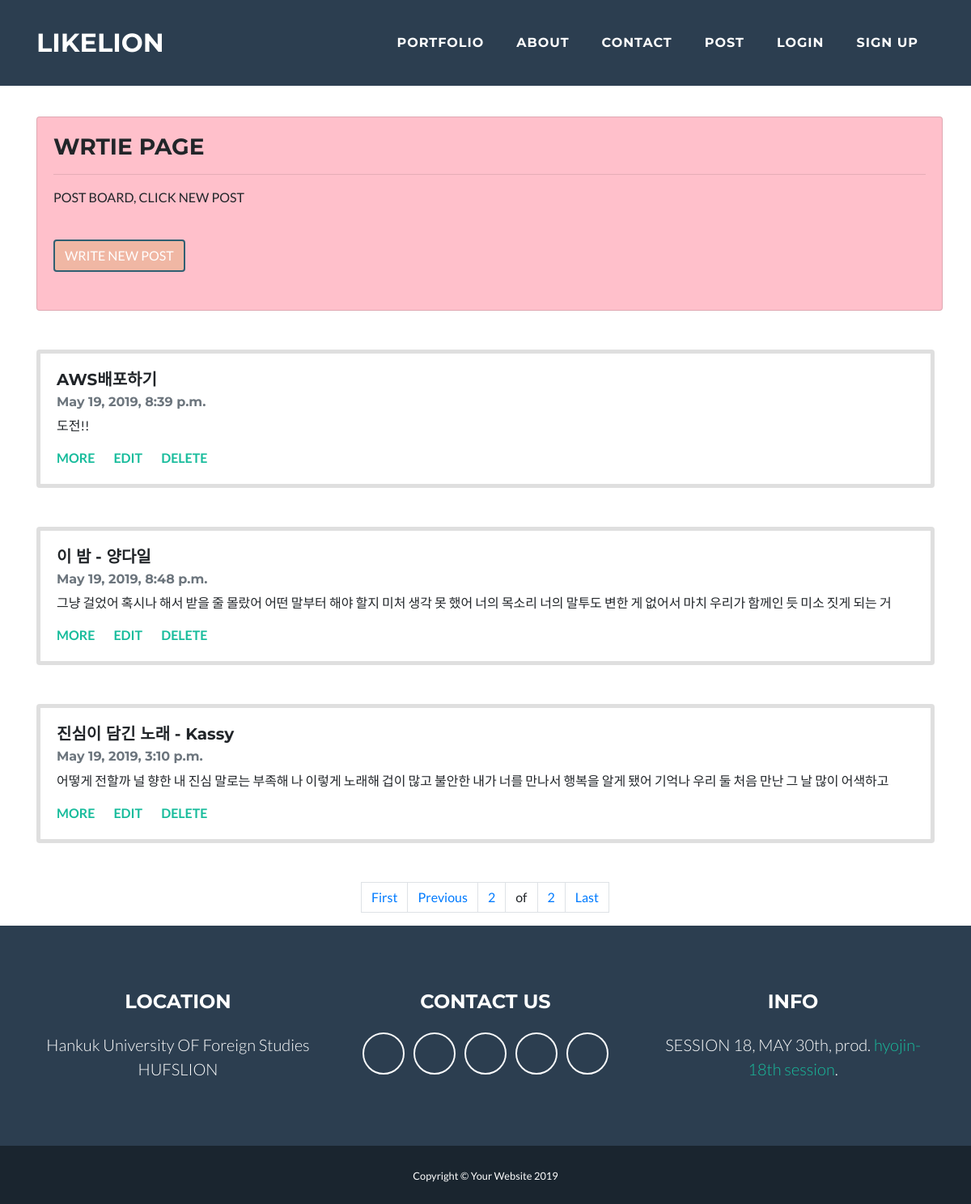
Screenshot of /?page=2 with the database file from the repository.
### blogapp/models.py (models this page shows, shortened)
class Blog(models.Model):
    title = models.CharField(max_length=200)
    pub_date = models.DateTimeField('data published')
    body = models.TextField()
    def summary(self):
        return self.body[:100]

### blogapp/views.py (the view)
# urls.py: path('', blogapp.views.home, name="home"),
def home(request):
    blogs = Blog.objects #쿼리셋
    blog_list = Blog.objects.all()
    paginator = Paginator(blog_list, 5)
    page = request.GET.get('page')
    posts = paginator.get_page(page)
    return render(request, 'home.html', {'blogs': blogs, 'posts':posts})

### blogapp/templates/home.html (shortened to what this page needs)
{% extends 'base.html'%}
{% block contents %}
<br><br><br><br><br><br>
    <div class="container">
            <div class="card" style="background-color: pink; width: 70rem; height: 15rem;">
                <div class="card-body">
                    <h3 class="card-title">WRTIE PAGE</h3><hr>
                    <p class="card-text">POST BOARD, CLICK NEW POST</p><br>
                    <a href="{% url 'new'%}" class="btn btn-primary">WRITE NEW POST</a>
                </div>
            </div>
    </div> <br><br>
    {% for blog in posts %}
    <div class="container">
            <div class="card" style="border-width: 5px;">
                <div class="card-body">
                    <h5 class="card-title">{{blog.title}}</h5>
                    <h6 class="card-subtitle mb-2 text-muted">{{blog.pub_date}}</h6>
                    <p class="card-text">{{blog.summary}}</p>
                    <a href="{% url 'detail' blog.id %}" class="card-link"><strong>MORE</strong></a>
                    <a href="{% url 'update' blog.id %}" class="card-link"><strong>EDIT</strong></a>
                    <a href="{% url 'delete' blog.id %}" class="card-link"><strong>DELETE</strong></a>
                </div>
            </div>
            <br><br>
    </div>
    {% endfor %}
    <nav aria-label="Page navigation example">
        <ul class="pagination justify-content-center">
            <a class="page-link" href="?page=1">First</a>
            {% if posts.has_previous %}
                <a class="page-link" href="?page={{posts.previous_page_number}}">Previous</a>
            {% endif %}
          <li class="page-item"><a class="page-link" href="?page={{posts.number}}">{{posts.number}}</a></li>
          <li class="page-item"><a class="page-link" >of</a></li>
          <li class="page-item"><a class="page-link" href="?page={{posts.paginator.num_pages}}">{{posts.paginator.num_pages}}</a></li>
            <a class="page-link" href="?page={{posts.paginator.num_pages}}">Last</a>
        </ul>
    </nav>
{% endblock %}

### rows the page displays
Blog: title "AWS배포하기", pub_date "May 19, 2019, 8:39 p.m.", summary "도전!!"
Blog: title "이 밤 - 양다일", pub_date "May 19, 2019, 8:48 p.m.", summary "그냥 걸었어 혹시나 해서 받을 줄 몰랐어 어떤 말부터 해야 할지 미처 생각 못 했어 너의 목소리 너의 말투도 변한 게 없어서 마치 우리가 함께인 듯 미소 짓게 되는 거"
Blog: title "진심이 담긴 노래 - Kassy", pub_date "May 19, 2019, 3:10 p.m.", summary "어떻게 전할까 널 향한 내 진심 말로는 부족해 나 이렇게 노래해 겁이 많고 불안한 내가 너를 만나서 행복을 알게 됐어 기억나 우리 둘 처음 만난 그 날 많이 어색하고"

### other values shown
{{ posts.number }} "2"
{{ posts.paginator.num_pages }} "2"
